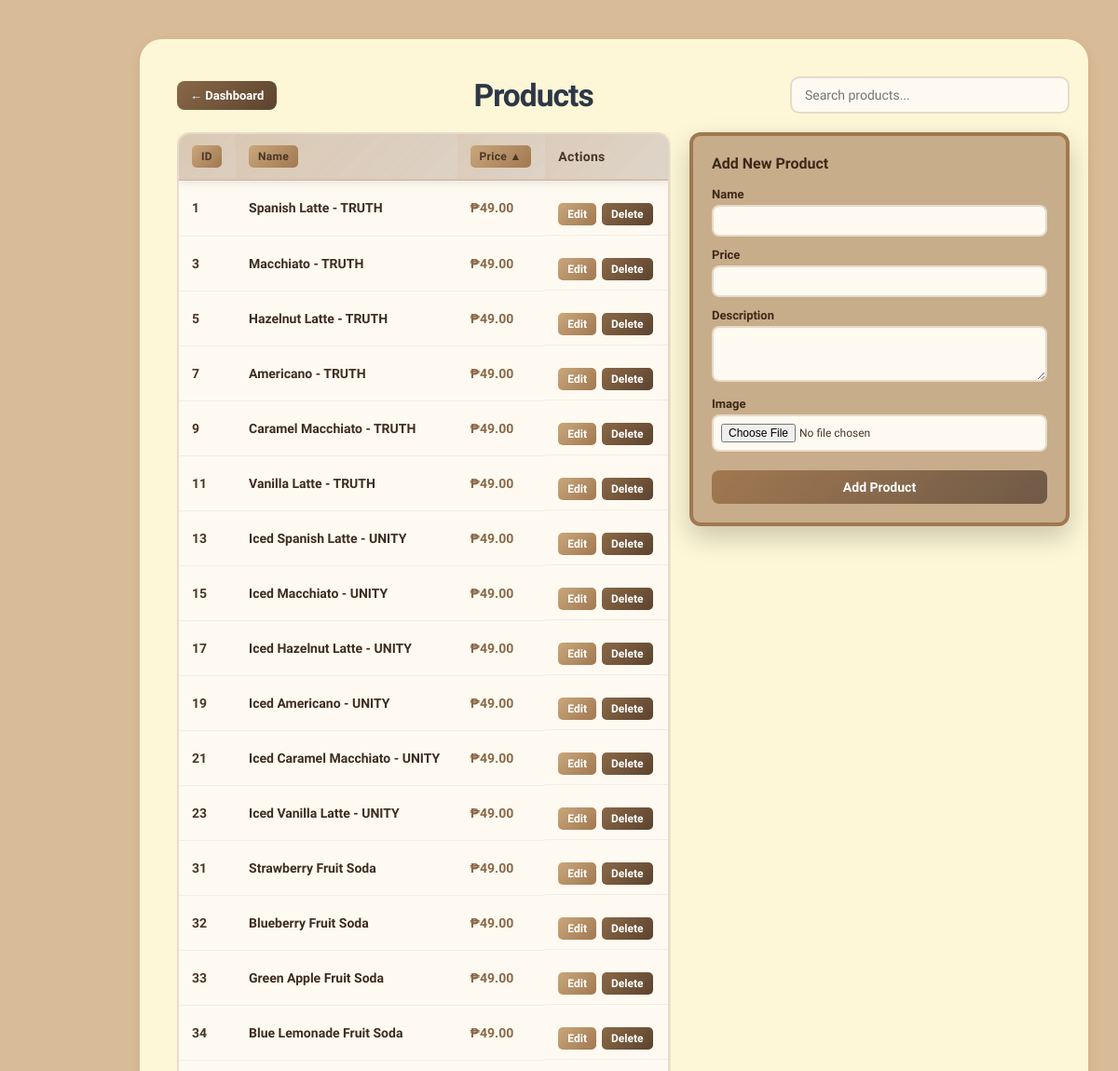
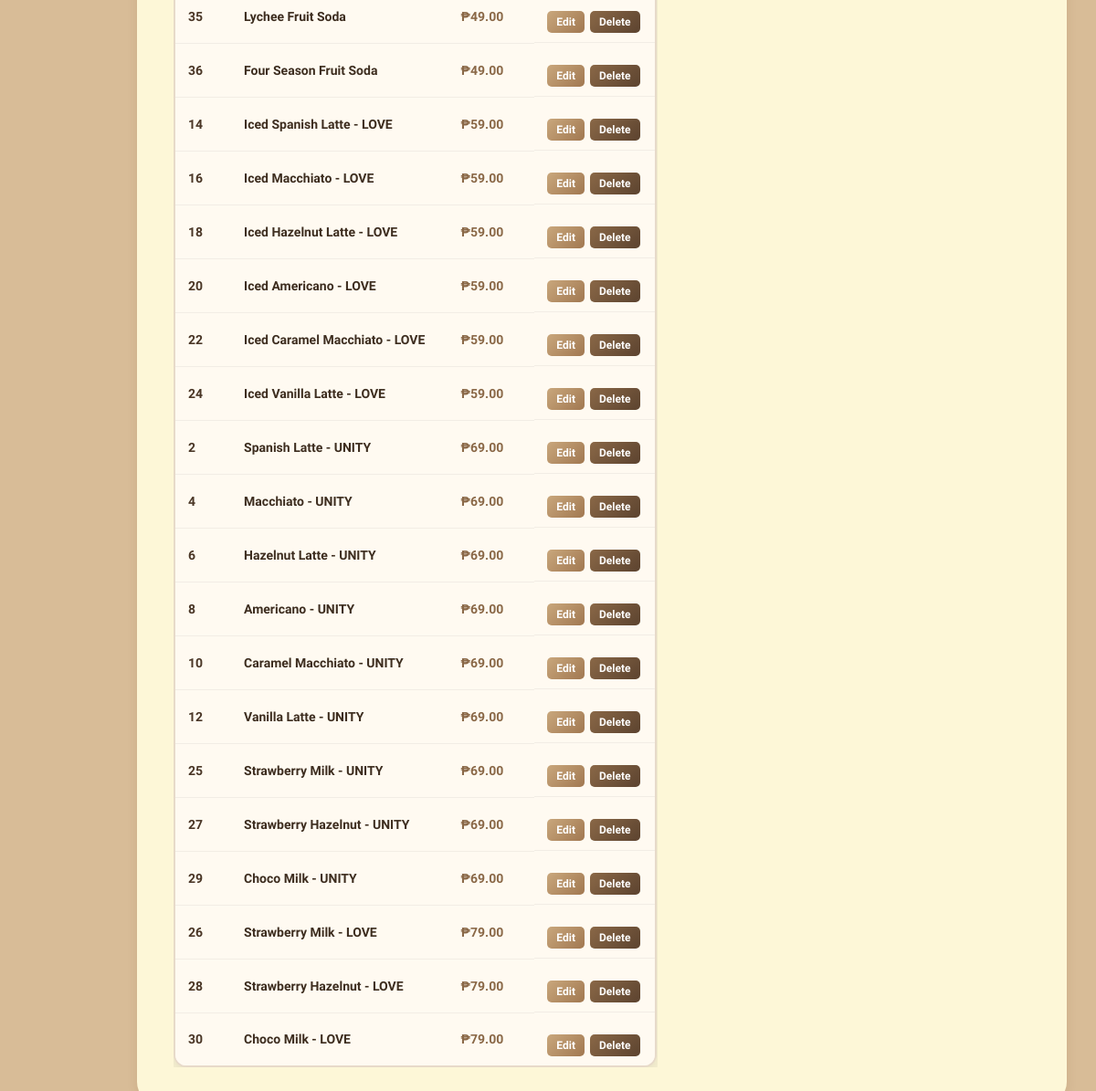
/admin/products.php?sort=price&dir=asc (signed in), run on the app's committed database (2 pictures, top to bottom).
### tables this page shows
CREATE TABLE IF NOT EXISTS products (
  id INT AUTO_INCREMENT PRIMARY KEY,
  name VARCHAR(191) NOT NULL,
  price DECIMAL(10,2) NOT NULL DEFAULT 0,
  description TEXT,
  recipe_description TEXT,
  image_path VARCHAR(255),
  created_at TIMESTAMP DEFAULT CURRENT_TIMESTAMP
);

### admin/products.php (the view, shortened to what this page needs)
<?php
include '../database.php';
$allowedCols = ['id' => 'id', 'name' => 'name', 'price' => 'price'];
$sort = $_GET['sort'] ?? 'id';
$dir = strtolower($_GET['dir'] ?? 'asc');
$sortCol = $allowedCols[$sort] ?? 'id';
$dir = ($dir === 'desc') ? 'desc' : 'asc';
$orderSql = "$sortCol " . strtoupper($dir);
$res = $conn->query("SELECT * FROM products ORDER BY $orderSql");
?>
<!doctype html>
<html>
<head>
<link rel="stylesheet" href="../css/style.css">
<link rel="stylesheet" href="../css/design.css">
<link rel="stylesheet" href="../css/admin.css">
</head>
<body>
<main class="container">
  <div class="content-wrapper products-wrap">
    <div class="products-title-row">
      <a href="dashboard.php" class="back-to-dashboard">← Dashboard</a>
      <h1>Products</h1>
      <input type="search" class="products-search" placeholder="Search products..." id="productSearch" onkeyup="filterProducts()">
    </div>
    <div class="admin-main-container">
      <div class="products-grid">
        <div class="product-list-shell">
        <table class="product-list-table">
          <thead>
            <tr>
              <?php
                function nextDir($col, $sort, $dir) { return ($sort === $col && $dir === 'asc') ? 'desc' : 'asc'; }
                function dirArrow($col, $sort, $dir) {
                  if ($sort !== $col) return '';
                  return $dir === 'asc' ? ' ▲' : ' ▼';
                }
              ?>
              <th>
                <a href="?sort=id&dir=<?= nextDir('id', $sort, $dir) ?>">ID<?= dirArrow('id', $sort, $dir) ?></a>
              </th>
              <th>
                <a href="?sort=name&dir=<?= nextDir('name', $sort, $dir) ?>">Name<?= dirArrow('name', $sort, $dir) ?></a>
              </th>
              <th>
                <a href="?sort=price&dir=<?= nextDir('price', $sort, $dir) ?>">Price<?= dirArrow('price', $sort, $dir) ?></a>
              </th>
              <th>Actions</th>
            </tr>
          </thead>
          <tbody>
            <?php while($r=$res->fetch_assoc()): ?>
            <tr>
              <td class="product-id"><?= $r['id'] ?></td>
              <td class="product-name"><?= htmlspecialchars($r['name']) ?></td>
              <td class="product-price">₱<?= number_format($r['price'],2) ?></td>
              <td class="product-actions">
                <button class="edit-btn" onclick="openEditModal(<?= $r['id'] ?>, '<?= htmlspecialchars(addslashes($r['name'])) ?>')">Edit</button>
                <a href="product_delete.php?id=<?= $r['id'] ?>" class="delete-btn" onclick="return confirm('Delete this product?')">Delete</a>
              </td>
            </tr>
            <?php endwhile; ?>
          </tbody>
        </table>
        </div>
      </div>
      <aside class="product-add-panel">
        <h3>Add New Product</h3>
        <form method="post" action="product_add.php" enctype="multipart/form-data">
          <div class="form-group-compact">
            <label>Name</label>
            <input type="text" name="name" required>
          </div>
          <div class="form-group-compact">
            <label>Price</label>
            <input type="number" name="price" step="0.01" required>
          </div>
          <div class="form-group-compact">
            <label>Description</label>
            <textarea name="description"></textarea>
          </div>
          <div class="form-group-compact">
            <label>Image</label>
            <input type="file" name="image" accept="image/*">
          </div>
          <button type="submit" class="form-submit">Add Product</button>
        </form>
      </aside>
    </div>
  </div>
</main>
</body>
</html>

### css/style.css (style rules this page uses)
body { font-family:Arial,Helvetica,sans-serif;background:#f7f7f9;color:#222;margin:0 }
.container { padding:24px }
.product-actions { margin-top: 14px; }
body { font-family:'Segoe UI',Arial,Helvetica,sans-serif;background:#f7f7f9;color:#222;margin:0 }
h1 { font-size:2.1em; margin-bottom:18px; font-weight:700; color:#2d3748; letter-spacing:-1px; }

### css/design.css (style rules this page uses)
:root { --bg: #D8BC97; --panel: #FDF7D7; --accent: #A17851; --accent-dark: #6F5A47; --text: #4C3D2F; }
body, button, input, select, textarea { font-family: 'Viga', Arial, Helvetica, sans-serif; color: var(--text); }
html, body { height: 100%; margin: 0; background: var(--bg); }
.container { max-width: 1440px; margin: 18px auto; position: relative; padding: 24px 32px 24px 120px; }
.content-wrapper { background: var(--panel); border-radius: 24px; padding: 40px 20px 40px 40px; box-shadow: 0 4px 12px rgba(103,55,9,0.1); margin-bottom: 20px; margin-right: 480px; }
@media (max-width: 1200px) { .container { padding-left: 150px; } }
@media (max-width:1200px) { .content-wrapper { background: var(--panel); border-radius: 24px; padding: 40px 20px 40px 40px; margin-right: 0; flex: 1; } }

### data on the page
products: id "1", name "Spanish Latte - TRUTH", price "49.00"
products: id "3", name "Macchiato - TRUTH", price "49.00"
products: id "5", name "Hazelnut Latte - TRUTH", price "49.00"
products: id "7", name "Americano - TRUTH", price "49.00"
products: id "9", name "Caramel Macchiato - TRUTH", price "49.00"
products: id "11", name "Vanilla Latte - TRUTH", price "49.00"
products: id "13", name "Iced Spanish Latte - UNITY", price "49.00"
products: id "15", name "Iced Macchiato - UNITY", price "49.00"
products: id "17", name "Iced Hazelnut Latte - UNITY", price "49.00"
products: id "19", name "Iced Americano - UNITY", price "49.00"
products: id "21", name "Iced Caramel Macchiato - UNITY", price "49.00"
products: id "23", name "Iced Vanilla Latte - UNITY", price "49.00"
products: id "31", name "Strawberry Fruit Soda", price "49.00"
products: id "32", name "Blueberry Fruit Soda", price "49.00"
products: id "33", name "Green Apple Fruit Soda", price "49.00"
products: id "34", name "Blue Lemonade Fruit Soda", price "49.00"
products: id "35", name "Lychee Fruit Soda", price "49.00"
products: id "36", name "Four Season Fruit Soda", price "49.00"
products: id "14", name "Iced Spanish Latte - LOVE", price "59.00"
products: id "16", name "Iced Macchiato - LOVE", price "59.00"
products: id "18", name "Iced Hazelnut Latte - LOVE", price "59.00"
products: id "20", name "Iced Americano - LOVE", price "59.00"
products: id "22", name "Iced Caramel Macchiato - LOVE", price "59.00"
products: id "24", name "Iced Vanilla Latte - LOVE", price "59.00"
products: id "2", name "Spanish Latte - UNITY", price "69.00"
products: id "4", name "Macchiato - UNITY", price "69.00"
products: id "6", name "Hazelnut Latte - UNITY", price "69.00"
products: id "8", name "Americano - UNITY", price "69.00"
products: id "10", name "Caramel Macchiato - UNITY", price "69.00"
products: id "12", name "Vanilla Latte - UNITY", price "69.00"
products: id "25", name "Strawberry Milk - UNITY", price "69.00"
products: id "27", name "Strawberry Hazelnut - UNITY", price "69.00"
products: id "29", name "Choco Milk - UNITY", price "69.00"
products: id "26", name "Strawberry Milk - LOVE", price "79.00"
products: id "28", name "Strawberry Hazelnut - LOVE", price "79.00"
products: id "30", name "Choco Milk - LOVE", price "79.00"

### other printed values
dirArrow('price', $sort, $dir) "▲"
